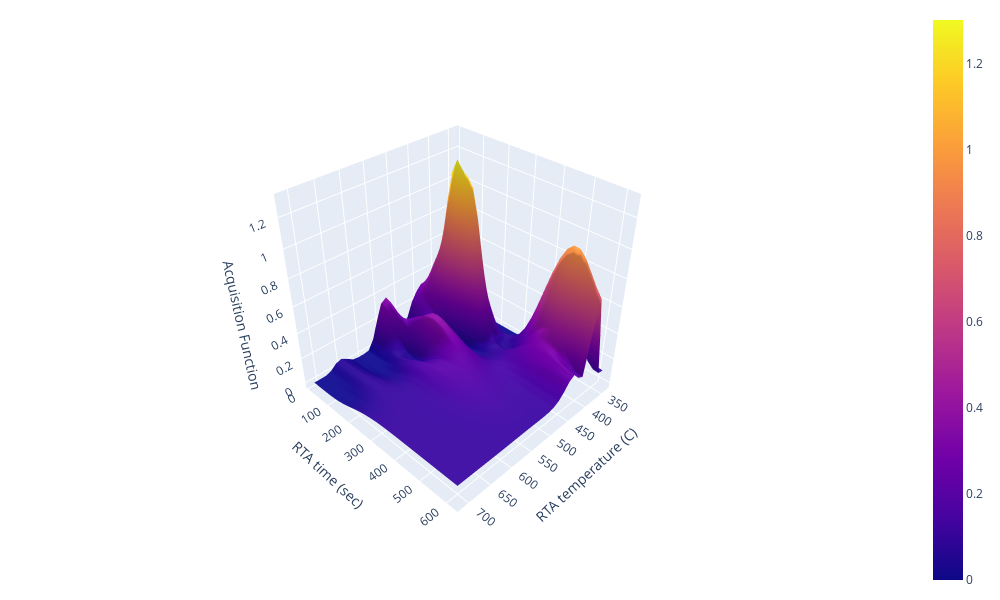

The notebook cell this image was saved under:
### Code cell
# look at acq_func manifold
fig = go.Figure(data=[go.Surface(z=EI_acq_shape, x=test_grid[:,0], y=test_grid[:,1])])
fig.add_trace(go.Scatter3d(x=test_grid[pi[1], 0].numpy(), y=test_grid[pi[0], 1].numpy(), z=[PI_acq_shape[pi[0], pi[1]]], mode='markers', name='max(pi)'))
fig.update_layout( width=1000, height=600,
                  margin=dict(r=20, l=10, b=10, t=10),
                  legend=dict(orientation="h", yanchor="bottom", y=1.02, xanchor="right",x=1),
                  scene=dict(
                    xaxis_title="RTA temperature (C)",
                    yaxis_title="RTA time (sec)",
                    zaxis_title='Acquisition Function')
                  )
fig.show()

### Figure 1 — Plotly figure (JSON) as saved in the notebook; plotly's stock layout.template omitted (floating-point values rounded to 4 significant figures; data arrays with more than 128 entries replaced by an {"elided": "..."} marker saying what was removed)
{"data": [{"type": "surface", "x": [337.5, 350.4, 363.4, 376.3, 389.2, 402.2, 415.1, 428.0, 440.9, 453.9, 466.8, 479.7, 492.7, 505.6, 518.5, 531.5, 544.4, 557.3, 570.3, 583.2, 596.1, 609.1, 622.0, 634.9, 647.8, 660.8, 673.7, 686.6, 699.6, 712.5], "y": [9.643, 30.7, 51.76, 72.82, 93.88, 114.9, 136.0, 157.1, 178.1, 199.2, 220.2, 241.3, 262.4, 283.4, 304.5, 325.5, 346.6, 367.6, 388.7, 409.8, 430.8, 451.9, 472.9, 494.0, 515.1, 536.1, 557.2, 578.2, 599.3, 620.4], "z": {"elided": "30x30 float values"}}, {"mode": "markers", "name": "max(pi)", "type": "scatter3d", "x": [402.2], "y": [157.1], "z": [0.4988]}], "layout": {"height": 600, "legend": {"orientation": "h", "x": 1, "xanchor": "right", "y": 1.02, "yanchor": "bottom"}, "margin": {"b": 10, "l": 10, "r": 20, "t": 10}, "scene": {"aspectmode": "auto", "aspectratio": {"x": 1, "y": 1, "z": 1}, "camera": {"center": {"x": 0, "y": 0, "z": 0}, "eye": {"x": 1.723, "y": 1.723, "z": 1.723}, "projection": {"type": "perspective"}, "up": {"x": 0, "y": 0, "z": 1}}, "xaxis": {"title": {"text": "RTA temperature (C)"}, "type": "linear"}, "yaxis": {"title": {"text": "RTA time (sec)"}, "type": "linear"}, "zaxis": {"title": {"text": "Acquisition Function"}, "type": "linear"}}, "width": 1000}}
